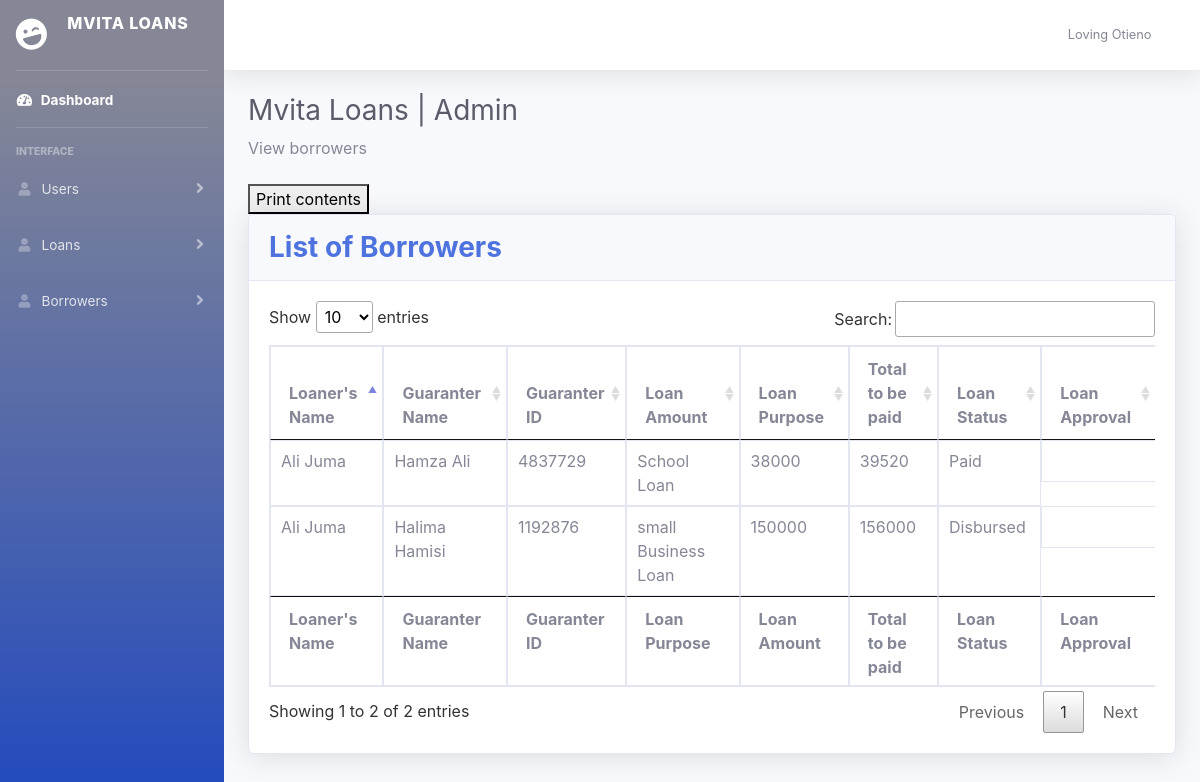
The app's page /admin/dashboard/borrowers.php (signed in) with its own data.
### tables this page shows
CREATE TABLE `borrowers` (
  `id` int(11) NOT NULL,
  `user_id` int(11) NOT NULL,
  `ward_id` int(11) NOT NULL,
  `residence` varchar(255) NOT NULL,
  `guaranter_fullname` varchar(255) NOT NULL,
  `guaranter_id` int(11) NOT NULL,
  `loan_type` varchar(255) NOT NULL,
  `amount` int(11) NOT NULL,
  `loanPlan_id` int(11) NOT NULL,
  `totalPay` int(11) NOT NULL,
  `approval_status` varchar(255) NOT NULL,
  `application_date` timestamp NOT NULL DEFAULT current_timestamp() ON UPDATE current_timestamp()
);

CREATE TABLE `users` (
  `id` int(11) NOT NULL,
  `Fullname` varchar(255) NOT NULL,
  `IdNumber` int(11) NOT NULL,
  `ElectorsNo` varchar(255) NOT NULL,
  `Email` varchar(255) NOT NULL,
  `PassCode` varchar(255) NOT NULL,
  `CreatedDate` timestamp NOT NULL DEFAULT current_timestamp() ON UPDATE current_timestamp()
);

### admin/dashboard/borrowers.php (the view, shortened to what this page needs)
<?php
include "../includes/dashboard-header.php";
?>
<body id="page-top">
    <div id="wrapper">
        <?php include_once "../../sb/partials/sidebar.php"; ?>
        <div id="content-wrapper" class="d-flex flex-column">
            <div id="content">
                <?php include_once "../../sb/partials/navbar.php"; ?>
                <div class="container-fluid">
                    <h1 class="h3 mb-2 text-gray-800">Mvita Loans | Admin</h1>
                    <p class="mb-4"> View borrowers</p>
                    <button class="printer-btn">Print contents</button>
                    <div class="card shadow mb-4" id="loan_status">
                        <div class="card-header py-3">
                            <h3 class="m-0 font-weight-bold text-primary">List of Borrowers</h3>
                        </div>
                        <div class="card-body">
                            <div class="table-responsive">
                                <table class="table table-bordered" id="dataTable" width="100%" cellspacing="0">
                                    <thead>
                                        <tr>
                                            <th>Loaner's Name</th>
                                            <th>Guaranter Name</th>
                                            <th>Guaranter ID</th>
                                            <th>Loan Amount</th>
                                            <th>Loan Purpose</th>
                                            <th>Total to be paid</th>
                                            <th>Loan Status</th>
                                            <th>Loan Approval</th>
                                        </tr>
                                    </thead>
                                    <tfoot>
                                    <tr>
                                        <th>Loaner's Name</th>
                                        <th>Guaranter Name</th>
                                        <th>Guaranter ID</th>
                                        <th>Loan Purpose</th>
                                        <th>Loan Amount</th>
                                        <th>Total to be paid</th>
                                        <th>Loan Status</th>
                                        <th>Loan Approval</th>
                                    </tr>
                                    </tfoot>
                                    <?php
                                        $selPlan = "SELECT * FROM borrowers;";
                                        $ret = mysqli_query($mysqli, $selPlan);
                                    ?>
                                    <tbody>
                                        <?php while($row = mysqli_fetch_assoc($ret)): ?>
                                            <?php
                                                $selUser = "SELECT Fullname from users WHERE id = {$row['user_id']}";
                                                $run = mysqli_query($mysqli, $selUser);
                                                $justRow = mysqli_fetch_assoc($run);
                                                $user_name = $justRow['Fullname'];
                                            ?>
                                            <tr>
                                                <td><?php echo $user_name; ?></td>
                                                <td><?php echo $row['guaranter_fullname']; ?></td>
                                                <td><?php echo $row['guaranter_id']; ?></td>
                                                <td><?php echo $row['loan_type']; ?></td>
                                                <td><?php echo $row['amount']; ?></td>
                                                <td><?php echo $row['totalPay']; ?></td>
                                                <td><?php echo $row['approval_status']; ?></td>
                                                <td class="approval-icons">
                                                    <a href="borrowers.php?update=<?php echo $row['id']; ?>" tooltip="disburse loan"><i class="icofont-tick-mark"></i></a>
                                                    <a href="borrowers.php?cancel=<?php echo $row['id']; ?>" tooltip="disapprove loan"><i class="icofont-ui-close"></i></a>
                                                </td>
                                            </tr>
                                        <?php endwhile; ?>
                                    </tbody>
                                </table>
                            </div>
                        </div>
                    </div>
                </div>
            </div>
        </div>
    </div>
</body>
</html>

### admin/includes/dashboard-header.php (shortened to what this page needs)
<!DOCTYPE html>
<html lang="en">
<head>
    <link rel="stylesheet" href="../../sb/DataTable/DataTables-1.10.25/css/jquery.dataTables.css">
    <link href="../../sb/fontawesome-free/css/all.min.css" rel="stylesheet" type="text/css">
    <link href="../../sb/css/sb-admin-2.min.css" rel="stylesheet">
    <link href="../../sb/css/sb-admin-2.css" rel="stylesheet">
    <link rel="stylesheet" href="../../CSS/admin/main.css">
    <link rel="stylesheet" href="../../vendor/icofont/icofont.min.css">
</head>

### sb/partials/sidebar.php (shortened to what this page needs)
<ul class="navbar-nav bg-gradient-primary sidebar sidebar-dark accordion" id="accordionSidebar">
<a class="sidebar-brand d-flex align-items-center justify-content-center" href="index.php">
    <div class="sidebar-brand-icon rotate-n-15">
        <i class="fas fa-laugh-wink"></i>
    </div>
    <div class="sidebar-brand-text mx-3">Mvita Loans <sup><i class="icofont-bill-alt"></i></sup></div>
</a>
<hr class="sidebar-divider my-0">
<li class="nav-item active">
    <a class="nav-link" href="index.php">
        <i class="fas fa-fw fa-tachometer-alt"></i>
        <span>Dashboard</span></a>
</li>
<hr class="sidebar-divider">
<div class="sidebar-heading">
    Interface
</div>
<li class="nav-item">
    <a class="nav-link collapsed" href="#" data-toggle="collapse" data-target="#collapseOne"
        aria-expanded="true" aria-controls="collapseTwo">
        <i class="fas fa-fw fa-user"></i>
        <span>Users</span>
    </a>
</li>
<li class="nav-item">
    <a class="nav-link collapsed" href="#" data-toggle="collapse" data-target="#collapseFour"
        aria-expanded="true" aria-controls="collapseFour">
        <i class="fas fa-fw fa-user"></i>
        <span>Loans</span>
    </a>
</li>
<li class="nav-item">
    <a class="nav-link collapsed" href="#" data-toggle="collapse" data-target="#collapseThree"
        aria-expanded="true" aria-controls="collapseTwo">
        <i class="fas fa-fw fa-user"></i>
        <span>Borrowers</span>
    </a>
</li>
</ul>

### sb/partials/navbar.php (shortened to what this page needs)
<nav class="navbar navbar-expand navbar-light bg-white topbar mb-4 static-top shadow">
<ul class="navbar-nav ml-auto">
<li class="nav-item dropdown no-arrow">
    <a class="nav-link dropdown-toggle" href="#" id="userDropdown" role="button"
        data-toggle="dropdown" aria-haspopup="true" aria-expanded="false">
        <span class="mr-2 d-none d-lg-inline text-gray-600 small"><?php echo $_SESSION['admin_name']; ?></span>
        <i class="icofont-ui-user"></i>
    </a>
</li>
</ul>
</nav>

### CSS/admin/main.css (style rules this page uses)
.approval-icons { display: flex; justify-content: space-between; align-items: center; }

### records on screen
borrowers: user.Fullname "Ali Juma", guaranter_fullname "Hamza Ali", guaranter "4837729", loan_type "School Loan", amount "38000", totalPay "39520", approval_status "Paid"
borrowers: user.Fullname "Ali Juma", guaranter_fullname "Halima Hamisi", guaranter "1192876", loan_type "small Business Loan", amount "150000", totalPay "156000", approval_status "Disbursed"

### other values on screen
$_SESSION['admin_name'] "Loving Otieno"
